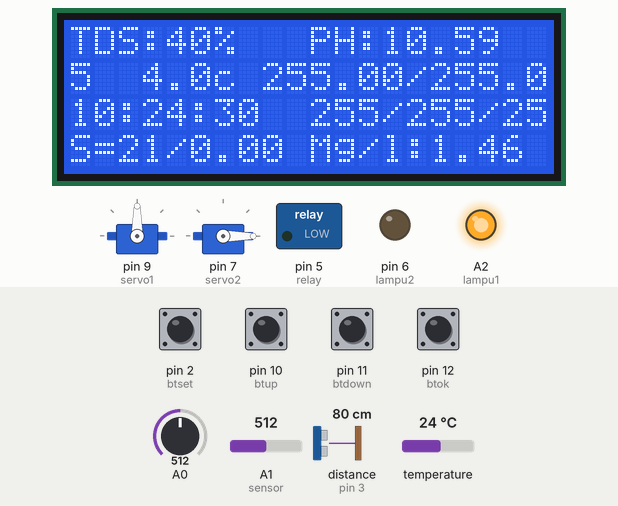
A sketch run on a simulated Arduino Uno, built with avr-gcc and run on an emulated ATmega328P. On the bench: 20×4 character LCD, 2 × servo, switched loads named in the sketch (green lamp = pin HIGH), output pins drawn as LEDs (lit = HIGH). Wiring (inferred from the names in the program): ultrasonic range finder: trigger pin 4; echo pin 3. Inputs (shaded band) come from the test bench; at power-on: pin 2 (btset), pin 10 (btup), pin 11 (btdown), pin 12 (btok) HIGH, A0 = 512, A1 (sensor) = 512, distance to the obstacle (sensor on pin 3) 80 cm, temperature 24 °C. The echo pulse lasts 58.3 µs per cm; the local clock reads 2024-03-15 10:24:30 at power-on unless the sketch sets it; EEPROM starts erased; pins used as bus, display or sensor lines are not drawn; what the sketch prints to the serial monitor is not drawn.

Above: at 1.2 s.
1.3 s: pin 2 (btset) pulled LOW for 1.05 s
At 4.0 s:
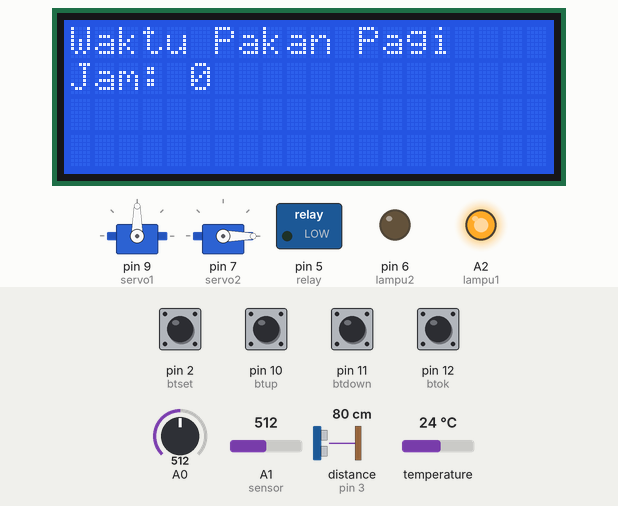
4.3 s: pin 12 (btok) pulled LOW for 1.05 s
At 4.9 s:
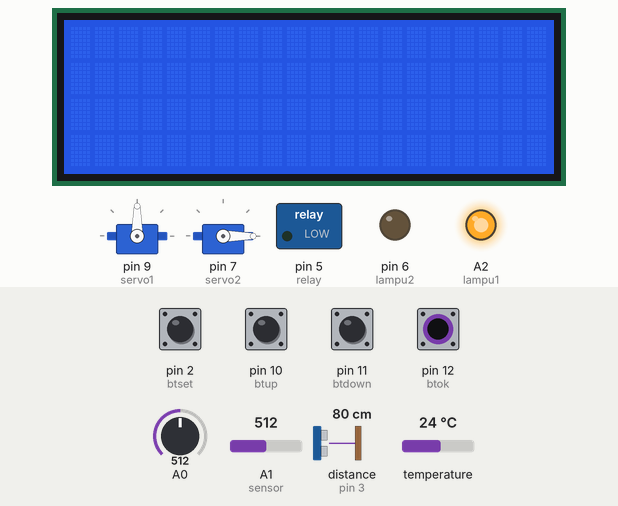
7.8 s: pin 12 (btok) pulled LOW for 1.05 s
At 10.2 s:
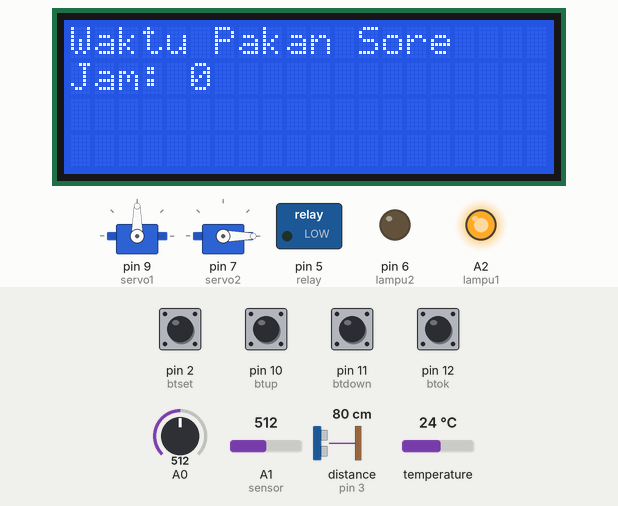
11.4 s: pin 12 (btok) pulled LOW for 1.05 s
At 14.0 s:
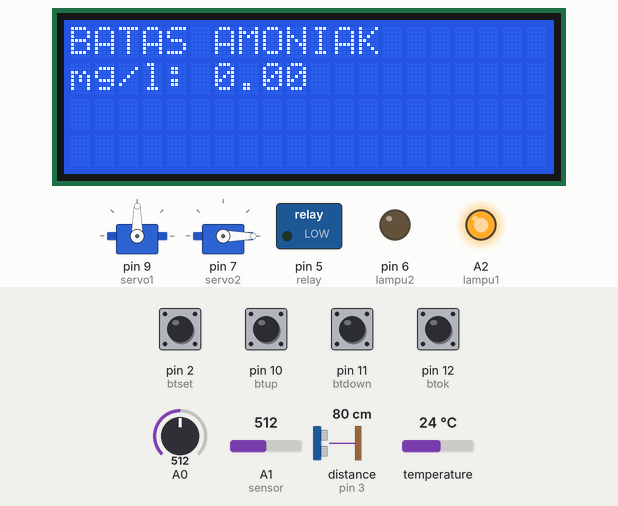
15.0 s: pin 12 (btok) pulled LOW for 1.05 s
At 18.0 s:
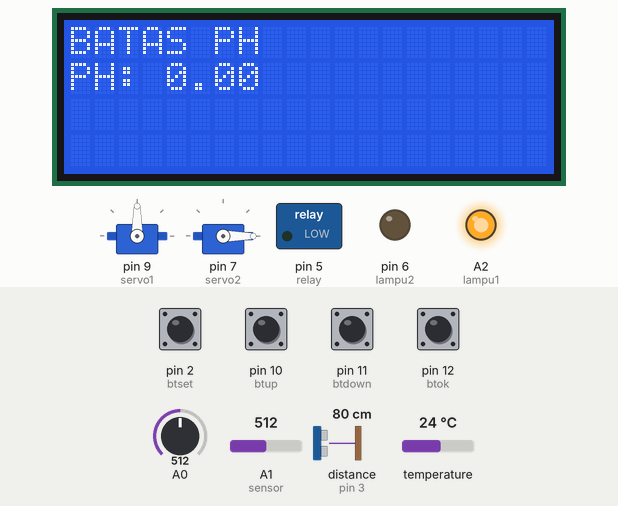
18.6 s: pin 12 (btok) pulled LOW for 1.05 s
At 21.7 s:
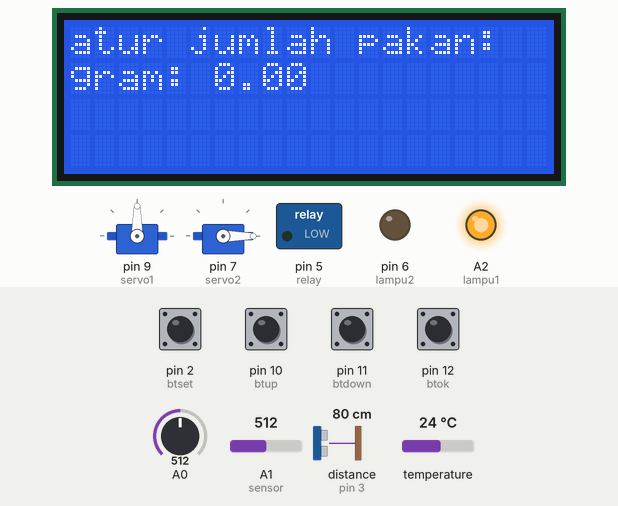
Timing chart, 0 to 23.1 s (numbered marks = the images above; inputs shaded):
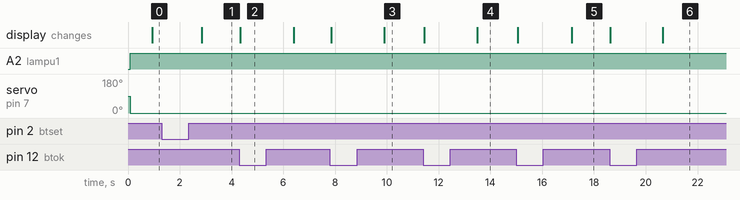

Measured:
- after the input at 1.3 s, the display: changes after 1.6 s (image 1)
- after the input at 4.3 s, the display: changes at once (image 2)
- after the input at 7.8 s, the display: first changes after 0.05 s (image 3 shows a later state)
- after the input at 11.4 s, the display: first changes at once (image 4 shows a later state)
- after the input at 15.0 s, the display: first changes after 0.05 s (image 5 shows a later state)
- after the input at 18.6 s, the display: first changes at once (image 6 shows a later state)

The sketch:

progam_ke2.ino
```cpp
#include <Wire.h>
#include <OneWire.h>
#include <DallasTemperature.h>
#include <LiquidCrystal_I2C.h>
#include <DS3231.h>
#include <EEPROM.h>
#define ONE_WIRE_BUS 8
#include <Servo.h>


#define trigPin2 4
#define echoPin2 3

OneWire oneWire(ONE_WIRE_BUS);
DallasTemperature sensors(&oneWire);

LiquidCrystal_I2C lcd(0x27,20,4);
DS3231  rtc(SDA, SCL);
Servo myservo;

int addr1 = 0;
int addr2 = 1;
int addr3 = 2;
int addr4 = 3;
int addr5 = 4;

Time  t;
int jampagi,jamsiang,jamsore;

float TempC;
float pHValue;

int tds;
int adctds;
int adcPH;
int TempCx;
int pHValuex;
int ntux;

float ntufix;

long duration2, distance2;

int btset = 2;
int btup = 10;
int btdown = 11;
int btok = 12;

int btsetx;
int btupx;
int btdownx;
int btokx;

float batasamo;
float batasph;
float amoniak;
float jumlahgerakan;

int lampu1 = A2;
int lampu2 = 6;
int relay = 5;
int buzzer = 13;
int tanda = 0;
int kolam;

Servo servo1;
Servo servo2;


unsigned long previousMillisFeed = 0;
unsigned long feedInterval = 20000;  // Delay for feeding in milliseconds

unsigned long previousMillisBeep = 0;
unsigned long beepInterval = 500;  // Delay for beep in milliseconds

unsigned long previousMillisLCD = 0;
unsigned long lcdUpdateInterval = 1000;  // LCD update interval


void setup(){

jampagi = EEPROM.read(addr1);
jamsiang = EEPROM.read(addr2);
jamsore = EEPROM.read(addr3);
batasamo = EEPROM.read(addr4);
batasph = EEPROM.read(addr5);

pinMode(relay,OUTPUT);
pinMode(lampu1,OUTPUT);
pinMode(lampu2,OUTPUT);
digitalWrite(relay,LOW);
digitalWrite(lampu1,LOW);
digitalWrite(lampu2,LOW);

pinMode(btset,INPUT_PULLUP);
pinMode(btup,INPUT_PULLUP);
pinMode(btdown,INPUT_PULLUP);
pinMode(btok,INPUT_PULLUP);

pinMode(trigPin2, OUTPUT);
pinMode(echoPin2, INPUT);

Wire.begin();
sensors.begin();
Serial.begin(115200);
lcd.init();
lcd.clear();
lcd.backlight();

rtc.begin();
// rtc.setDOW(THURSDAY);     // Set Day-of-Week to SUNDAmy
// rtc.setTime(11, 7, 0);     // Set the time to 12:00:00 (24hr format)
// rtc.setDate(10, 10, 2024);   // Set the date to January 1st, 2014

servo1.attach(9);
servo2.attach(7);
servo1.write(90);
servo2.write(90);
}

void loop(){

btsetx = digitalRead(btset);
btupx = digitalRead(btup);
btdownx = digitalRead(btdown);
btokx = digitalRead(btok);

if(btsetx == 0){
delay(1000);
lcd.clear();
setjampagi();
setjamsiang();
setjamsore();
setbatasamo();
setbatasph();
aturjumlahgerakan();
}

 t = rtc.getTime();


  //ketinggian pakan ikan
  digitalWrite(trigPin2, LOW);  // Added this line
  delayMicroseconds(2); // Added this line
  digitalWrite(trigPin2, HIGH);
  delayMicroseconds(10); // Added this line
  digitalWrite(trigPin2, LOW);
  duration2 = pulseIn(echoPin2, HIGH);
  distance2 = (duration2/2) / 29.1;


  if(distance2 > 90){
    distance2 = 90;
  }

  kolam = 100 - distance2;

if(kolam < 50){
  digitalWrite(lampu1,HIGH);
  servo2.write(0);
  beep(50);
  }

 if((kolam >= 50)&&(kolam <= 90)){
  digitalWrite(lampu1,LOW);
  servo2.write(0);
  }

 if(kolam > 90){
  digitalWrite(lampu1,LOW);
  servo2.write(90);
  }

 adcPH = analogRead(A1); //menggunakan pin A0 untuk membaca output sensor pH
 pHValue = (adcPH - 906.84) / -37.283;

 adctds = analogRead(A0);
 tds = map(adctds, 855, 1, 0, 100);

 pHValuex = pHValue * 100.0;

  sensors.requestTemperatures();
  TempC = sensors.getTempCByIndex(0); // Celcius
  TempCx =  TempC * 100.0;

if(pHValue < 6.5){
  amoniak = (pHValue / TempC) * 0.202;
}

if(pHValue == 7.0){
  amoniak = (pHValue / TempC) * 1.131;
}

if(pHValue > 7.0){
  amoniak = (pHValue / TempC) * 3.306;
}


if(amoniak > batasamo){
  digitalWrite(lampu2,HIGH);
  beep (5);
  }

if(amoniak <= batasamo){
  digitalWrite(lampu2,LOW);
  }


if((t.hour == jampagi)&&(jampagi > 0)&&(tanda == 0)){
  digitalWrite(relay,HIGH);
  gerakkanservo();
  delay(20000);
  digitalWrite(relay,LOW);
  tanda = 1;
}

if((t.hour == jamsiang)&&(jamsiang > 0)&&(tanda == 1)){
  digitalWrite(relay,HIGH);
  gerakkanservo();
  delay(20000);
  digitalWrite(relay,LOW);
  tanda = 2;
}

if((t.hour == jamsore)&&(jamsore > 0)&&(tanda == 2)){
  digitalWrite(relay,HIGH);
  gerakkanservo();
  delay(20000);
  digitalWrite(relay,LOW);
  tanda = 0;
}


  lcd.setCursor(0,0);
  lcd.print("TDS:");
  lcd.print(tds);
  lcd.print("% ");

  lcd.setCursor(10,0);
  lcd.print("PH:");
  lcd.print(pHValue);
  lcd.print("  ");

  lcd.setCursor(0,1);
  lcd.print("T:");
  lcd.print(TempC,1);
  lcd.print("c ");

  lcd.print(batasamo);
  lcd.print("/");
  lcd.print(batasph);
  lcd.print(" ");

  lcd.setCursor(0,2);
  lcd.print(t.hour, DEC);
  lcd.print(":");
  lcd.print(t.min, DEC);
  lcd.print(":");
  lcd.print(t.sec, DEC);
  lcd.print("  ");
  lcd.print(jampagi);
  lcd.print("/");
  lcd.print(jamsiang);
  lcd.print("/");
  lcd.print(jamsore);
  lcd.print("  ");

  lcd.setCursor(0,3);
  lcd.print("S=");
  lcd.print(kolam);
  lcd.print("/");
  lcd.print(jumlahgerakan);
  lcd.print("  ");

  lcd.setCursor(10,3);
  lcd.print("Mg/l:");
  lcd.print(amoniak);
  lcd.print(" ");

  Serial.print("*");
  Serial.print(pHValue * 100.0);
  Serial.print(",");
  Serial.print(tds);
  Serial.print(",");
  Serial.print(amoniak * 100.0);
  Serial.print(",");
  Serial.print(TempC * 100.0);
  Serial.println("#");

  unsigned long currentMillis = millis();

if (currentMillis - previousMillisLCD >= lcdUpdateInterval) {
    previousMillisLCD = currentMillis;  // Simpan waktu sekarang

}
}

void setjampagi(){

btsetx = digitalRead(btset);
btupx = digitalRead(btup);
btdownx = digitalRead(btdown);
btokx = digitalRead(btok);

  lcd.setCursor(0,0);
  lcd.print("Waktu Pakan Pagi");
  lcd.setCursor(0,1);
  lcd.print("Jam: ");
  lcd.print(jampagi);
  lcd.print("   ");

if(btupx == 0){
  delay(200);
  jampagi++;
}

if(btdownx == 0){
  delay(200);
  jampagi--;
}

if(jampagi > 23){
jampagi = 0;
}

if(btokx == 0){
  lcd.clear();
  delay(2000);
  EEPROM.write(addr1, jampagi);
  return;
}

setjampagi();
}


void setjamsiang(){

btsetx = digitalRead(btset);
btupx = digitalRead(btup);
btdownx = digitalRead(btdown);
btokx = digitalRead(btok);

  lcd.setCursor(0,0);
  lcd.print("Waktu Pakan Siang  ");
  lcd.setCursor(0,1);
  lcd.print("Jam: ");
  lcd.print(jamsiang);
  lcd.print("   ");

if(btupx == 0){
  delay(200);
  jamsiang++;
}

if(btdownx == 0){
  delay(200);
  jamsiang--;
}

if(jamsiang > 23){
jamsiang = 0;
}

if(btokx == 0){
  lcd.clear();
  delay(2000);
  EEPROM.write(addr2, jamsiang);
  return;
}

setjamsiang();
}


void setjamsore(){

btsetx = digitalRead(btset);
btupx = digitalRead(btup);
btdownx = digitalRead(btdown);
btokx = digitalRead(btok);

  lcd.setCursor(0,0);
  lcd.print("Waktu Pakan Sore  ");
  lcd.setCursor(0,1);
  lcd.print("Jam: ");
  lcd.print(jamsore);
  lcd.print("   ");

if(btupx == 0){
  delay(200);
  jamsore++;
}

if(btdownx == 0){
  delay(200);
  jamsore--;
}

if(jamsore > 23){
jamsore = 0;
}

if(btokx == 0){
  lcd.clear();
  delay(2000);
  EEPROM.write(addr3, jamsore);
  return;
}

setjamsore();
}


void setbatasamo(){

btsetx = digitalRead(btset);
btupx = digitalRead(btup);
btdownx = digitalRead(btdown);
btokx = digitalRead(btok);

  lcd.setCursor(0,0);
  lcd.print("BATAS AMONIAK  ");
  lcd.setCursor(0,1);
  lcd.print("mg/l: ");
  lcd.print(batasamo);
  lcd.print("   ");

if(btupx == 0){
  delay(200);
  batasamo = batasamo + 0.1;
}

if(btdownx == 0){
  delay(200);
  batasamo = batasamo - 0.1;
}

if(batasamo > 100.0){
batasamo = 0;
}

if(btokx == 0){
  lcd.clear();
  delay(2000);
  EEPROM.write(addr4, batasamo);
  return;
}

setbatasamo();
}


void setbatasph(){

btsetx = digitalRead(btset);
btupx = digitalRead(btup);
btdownx = digitalRead(btdown);
btokx = digitalRead(btok);

  lcd.setCursor(0,0);
  lcd.print("BATAS PH  ");
  lcd.setCursor(0,1);
  lcd.print("PH: ");
  lcd.print(batasph);
  lcd.print("   ");

if(btupx == 0){
  delay(200);
  batasph = batasph + 0.1;
}

if(btdownx == 0){
  delay(200);
  batasph = batasph - 0.1;
}

if(batasph > 100.0){
batasph = 0;
}

if(btokx == 0){
  lcd.clear();
  delay(2000);
  EEPROM.write(addr5, batasph);
  return;
}

setbatasph();
}


void aturjumlahgerakan(){

btsetx = digitalRead(btset);
btupx = digitalRead(btup);
btdownx = digitalRead(btdown);
btokx = digitalRead(btok);

  lcd.setCursor(0,0);
  lcd.print("atur jumlah pakan:  ");
  lcd.setCursor(0,1);
  lcd.print("gram: ");
  lcd.print(jumlahgerakan);
  lcd.print("   ");

if(btupx == 0){
  delay(200);
  jumlahgerakan++;
}

if(btdownx == 0){
  delay(200);
  jumlahgerakan--;
}

if(jumlahgerakan > 23){
jumlahgerakan = 0;
}

if(btokx == 0){
  lcd.clear();
  delay(2000);
  //EEPROM.write(addr5, jumlahgerakan);
  return;
}

aturjumlahgerakan();
}


void gerakkanservo() {
    static unsigned long previousMillisServo = 0;
    static int servoState = 0; // 0 for 90 degrees, 1 for 0 degrees
    unsigned long currentMillis = millis();

    if (currentMillis - previousMillisServo >= 1500) { // interval for servo movement
        previousMillisServo = currentMillis;

        if (servoState == 0) {
            servo1.write(0);  // Move to 0 degrees
            servoState = 1;
        } else {
            servo1.write(90);  // Move back to 90 degrees
            servoState = 0;
        }
    }
}


void beep(int kedip) {
   static unsigned long previousMillisBeep = 0;
   static int beepCount = 0;
   bool beepState = LOW;

   unsigned long currentMillis = millis();

   if (currentMillis - previousMillisBeep >= beepInterval) {
      previousMillisBeep = currentMillis;

      if (beepCount < kedip) {
        beepState = !beepState;
        digitalWrite(buzzer, beepState);
        beepCount++;
      } else {
        digitalWrite(buzzer, LOW);
        beepCount = 0;
      }
   }
}
```
